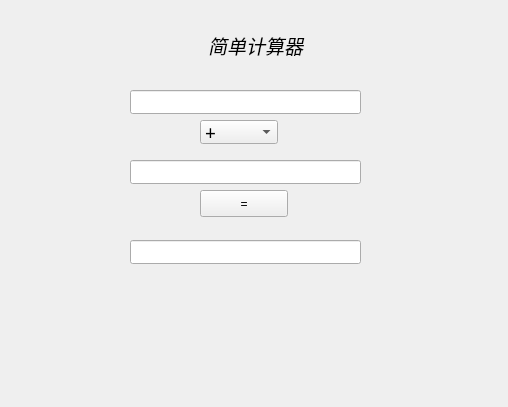
<?xml version="1.0" encoding="UTF-8"?>
<ui version="4.0">
 <class>Widget</class>
 <widget class="QWidget" name="Widget">
  <property name="geometry">
   <rect>
    <x>0</x>
    <y>0</y>
    <width>508</width>
    <height>407</height>
   </rect>
  </property>
  <property name="windowTitle">
   <string>Widget</string>
  </property>
  <widget class="QLabel" name="label">
   <property name="geometry">
    <rect>
     <x>120</x>
     <y>30</y>
     <width>271</width>
     <height>31</height>
    </rect>
   </property>
   <property name="font">
    <font>
     <family>文泉驿正黑</family>
     <pointsize>14</pointsize>
     <italic>true</italic>
    </font>
   </property>
   <property name="text">
    <string>简单计算器</string>
   </property>
   <property name="alignment">
    <set>Qt::AlignCenter</set>
   </property>
  </widget>
  <widget class="QLineEdit" name="lineEdit">
   <property name="geometry">
    <rect>
     <x>130</x>
     <y>90</y>
     <width>231</width>
     <height>24</height>
    </rect>
   </property>
   <property name="inputMask">
    <string/>
   </property>
  </widget>
  <widget class="QComboBox" name="comboBox">
   <property name="geometry">
    <rect>
     <x>200</x>
     <y>120</y>
     <width>78</width>
     <height>24</height>
    </rect>
   </property>
   <property name="font">
    <font>
     <family>Abyssinica SIL</family>
     <pointsize>14</pointsize>
    </font>
   </property>
   <item>
    <property name="text">
     <string>+</string>
    </property>
   </item>
   <item>
    <property name="text">
     <string>-</string>
    </property>
   </item>
   <item>
    <property name="text">
     <string>*</string>
    </property>
   </item>
   <item>
    <property name="text">
     <string>/</string>
    </property>
   </item>
   <item>
    <property name="text">
     <string>%</string>
    </property>
   </item>
  </widget>
  <widget class="QLineEdit" name="lineEdit_2">
   <property name="geometry">
    <rect>
     <x>130</x>
     <y>160</y>
     <width>231</width>
     <height>24</height>
    </rect>
   </property>
  </widget>
  <widget class="QPushButton" name="pushButton">
   <property name="geometry">
    <rect>
     <x>200</x>
     <y>190</y>
     <width>88</width>
     <height>27</height>
    </rect>
   </property>
   <property name="text">
    <string>=</string>
   </property>
  </widget>
  <widget class="QLineEdit" name="lineEdit_3">
   <property name="geometry">
    <rect>
     <x>130</x>
     <y>240</y>
     <width>231</width>
     <height>24</height>
    </rect>
   </property>
  </widget>
 </widget>
 <layoutdefault spacing="6" margin="11"/>
 <resources/>
 <connections/>
</ui>
